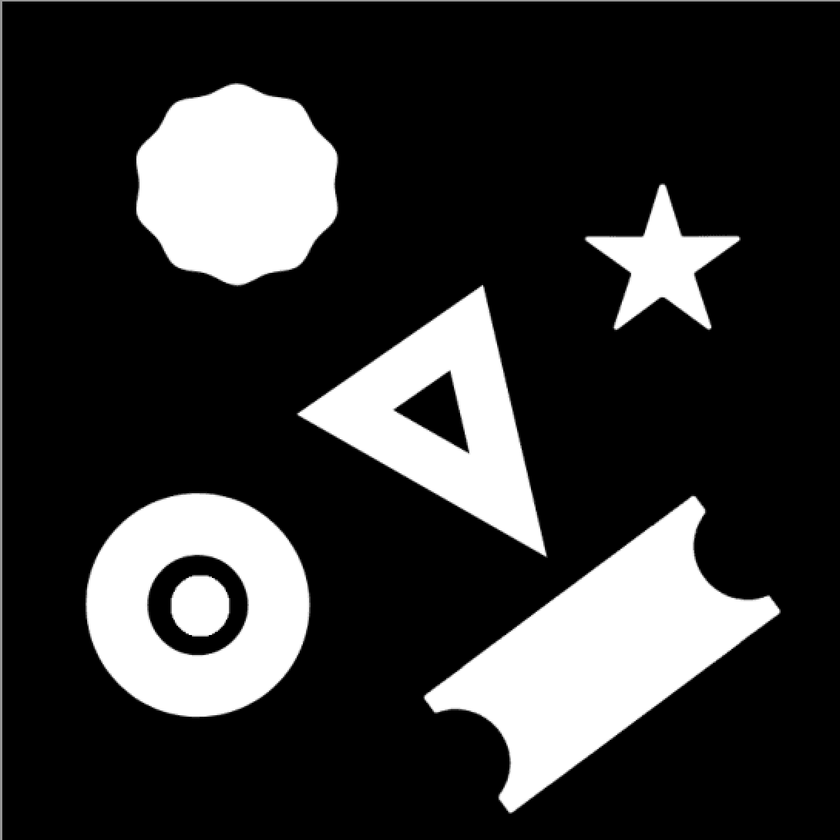
#> input picture Projects/12-OpenCV-Contour Detection/original.png, 840 x 840 px, shrunk from 1090 x 1090 before the run
$ jupyter execute Contour_Detection_OpenCV.ipynb
#> lines starting #> are read from the running program, lines starting #| are printed output that depends on the picture; after the words box and inside, x2 and y2 are one past the last pixel; in counts of white or black regions, pixels touching at a corner belong together
[cell 1]
import cv2
import pandas as pd
import numpy as np
import matplotlib.pyplot as plt
from google.colab import files

[cell 2]
uploaded = files.upload()
#> the answer given: original.png

[cell 3]
image_gray = cv2.imread('original.png',0) # 0 for getting the image in gray scale.
#> image_gray is the input picture: shape (840, 840); min 0, max 255, mean 52.5
#image_RGB_cv2 = cv2.cvtColor(image,Colo)
#image_p = plt.imread('original_img.png')

[cell 4]
plt.imshow(image_gray,cmap='gray')

# For finding the contours we use: conturs, hierarchy = cv2.findContours(image_gray,mode,method,contours,offset)

[cell 5]
contours,hierarchy = cv2.findContours(image_gray,cv2.RETR_EXTERNAL,cv2.CHAIN_APPROX_SIMPLE)
#> contours = 25 contours, 19 with area under 20; largest, box (x1, y1, x2, y2) and area: (422, 494, 783, 815) 44849, (85, 491, 311, 719) 40334, (134, 81, 339, 288) 31922, (296, 283, 549, 559) 30766, (583, 183, 741, 332) 9249, (0, 0, 840, 840) 2518

[cell 6]
image = cv2.imread('original.png') # we want to draw the contours in green, so we need to read the image in colors again

#draw the conturs
cv2.drawContours(image,contours,-1,(0,255,0),3)
#> image: shape (840, 840, 3); 4.58% of pixels changed, all inside (x1, y1, x2, y2) = (0, 0, 840, 840)

plt.imshow(image[:,:,::-1])

# The usual pipeline for any images would be this:
## 1) Grey scale image
##2) Edge detection using A) Binary image through Tresholding B) Edge detection canny()
##3) Detecting Contours
##4) drawing contours

#First Method: Thresholding

[cell 7]
# Load the image

image = cv2.imread('vllCR.png')
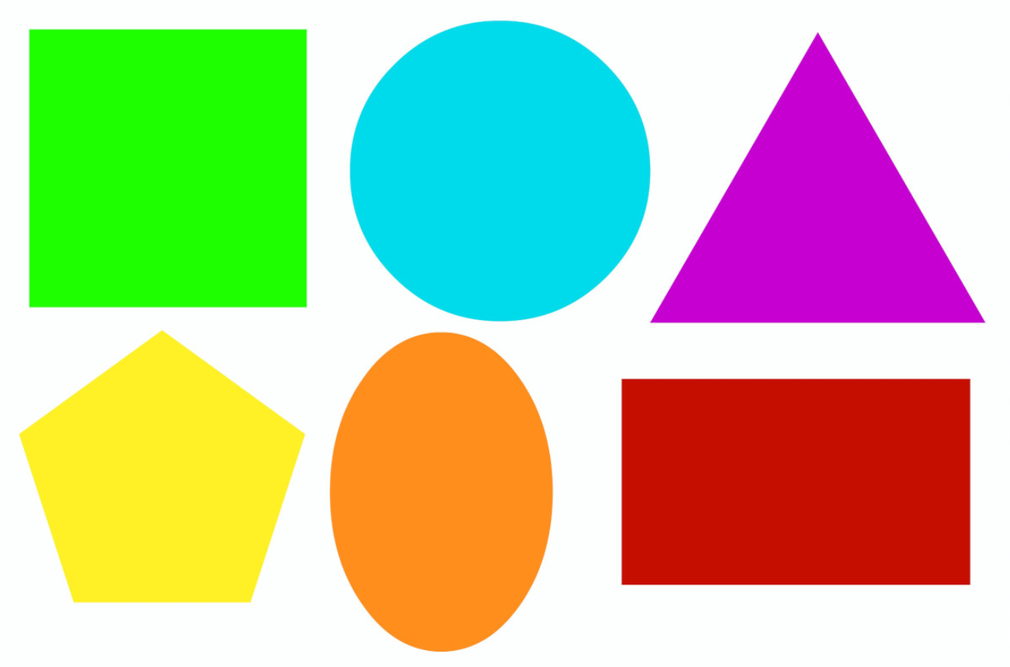
#> input picture Projects/12-OpenCV-Contour Detection/vllCR.png, 1010 x 667 px, shrunk from 1311 x 865 before the run
#> image is the input picture: shape (667, 1010, 3); mean B, G, R 156.5, 196.5, 191.1
gray = cv2.cvtColor(image, cv2.COLOR_BGR2GRAY)
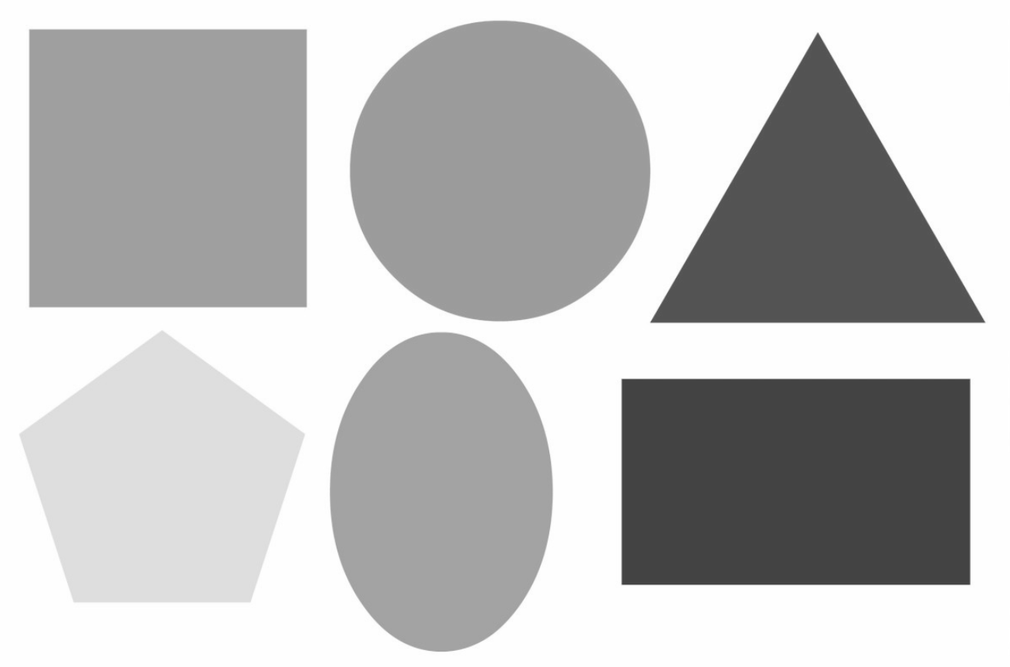
#> gray: shape (667, 1010); min 58, max 255, mean 190.2

# Apply a threshold to get a binary image
_, thresh = cv2.threshold(gray, 240, 255, cv2.THRESH_BINARY_INV) #This simultaneousely inverts the colors
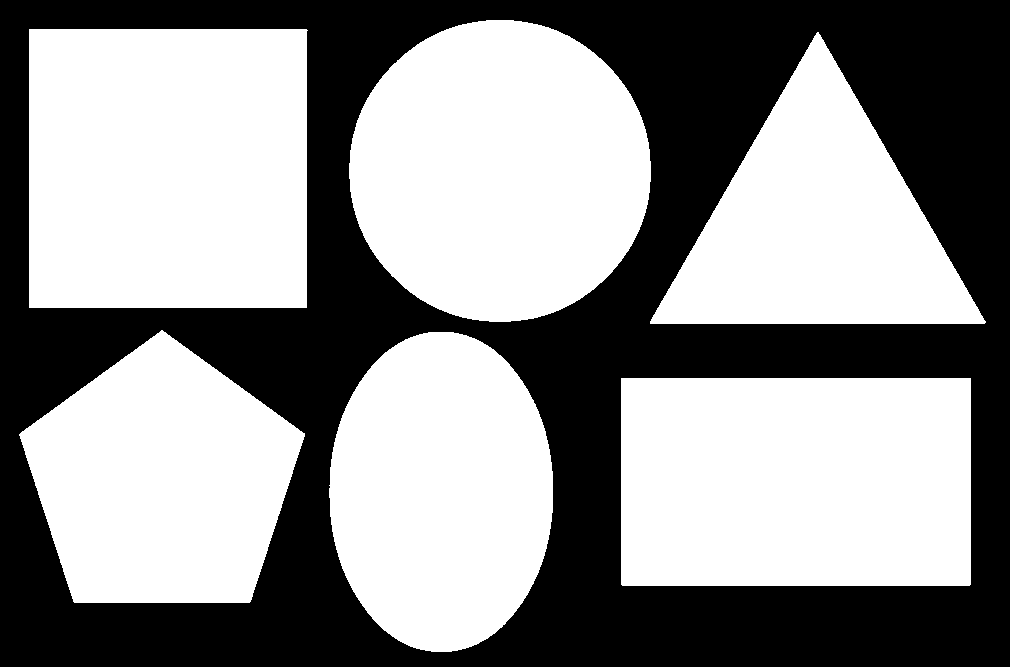
#> thresh: shape (667, 1010); 56.8% white; 1 black region

# Find contours
contours, _ = cv2.findContours(thresh, cv2.RETR_EXTERNAL, cv2.CHAIN_APPROX_SIMPLE)
#> contours = 6 contours; box (x1, y1, x2, y2) and area: (29, 29, 308, 308) 77007, (621, 378, 971, 586) 72242, (349, 20, 651, 322) 71284, (329, 332, 553, 652) 56182, (19, 330, 305, 603) 53642, (650, 32, 986, 324) 49176

# Draw contours on the original image
image_contours = image.copy()
cv2.drawContours(image_contours, contours, -1, (0, 0, 0), 3)
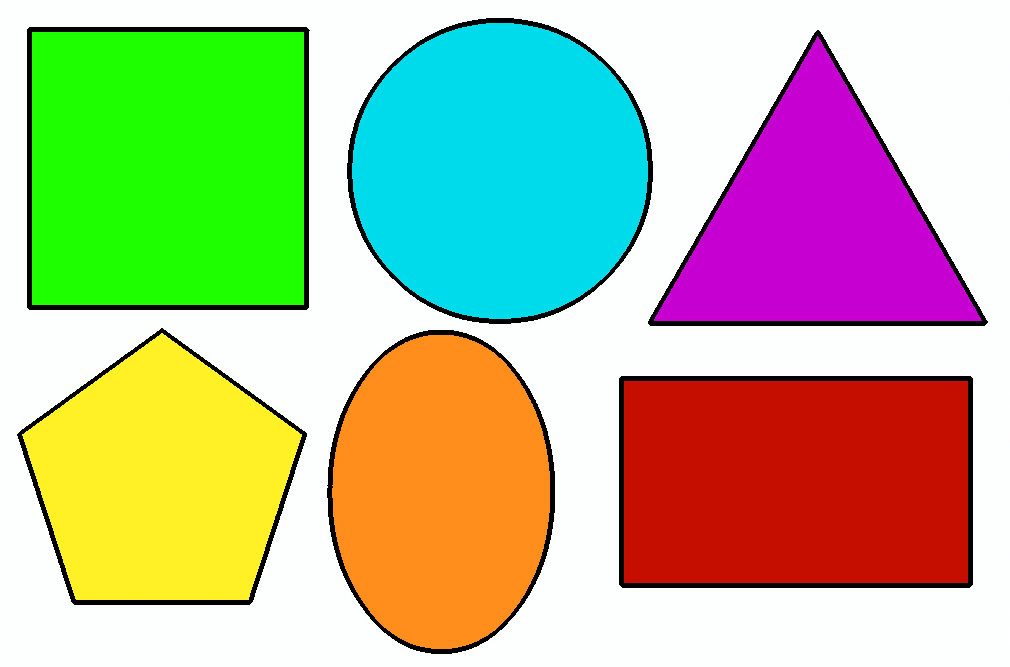
#> image_contours: shape (667, 1010, 3); 4.13% of pixels changed, all inside (x1, y1, x2, y2) = (17, 18, 988, 654)

# Display the original image and the image with contours
plt.figure(figsize=(10, 5))
plt.subplot(1, 2, 1)
plt.title("Original Image")
plt.imshow(cv2.cvtColor(image, cv2.COLOR_BGR2RGB))
plt.axis('off')

plt.subplot(1, 2, 2)
plt.title("Image with Contours")
plt.imshow(cv2.cvtColor(image_contours, cv2.COLOR_BGR2RGB))
plt.axis('off')

plt.show()
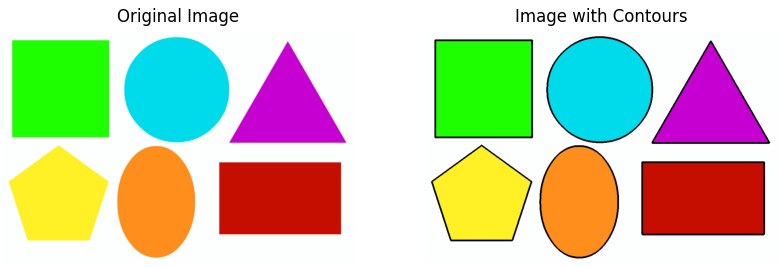
#> figure drawn by matplotlib, 2 panels

# Print the number of contours found
print(f"Number of contours found: {len(contours)}")
#| Number of contours found: 6

# The second way using edge detection instead of threshold

[cell 8]
# Load the image
image = cv2.imread('vllCR.png')
gray = cv2.cvtColor(image, cv2.COLOR_BGR2GRAY)

# Apply GaussianBlur to reduce noise and improve edge detection
blurred = cv2.GaussianBlur(gray, (5, 5), 0)

# Apply Canny edge detector
edges = cv2.Canny(blurred, 30, 100)
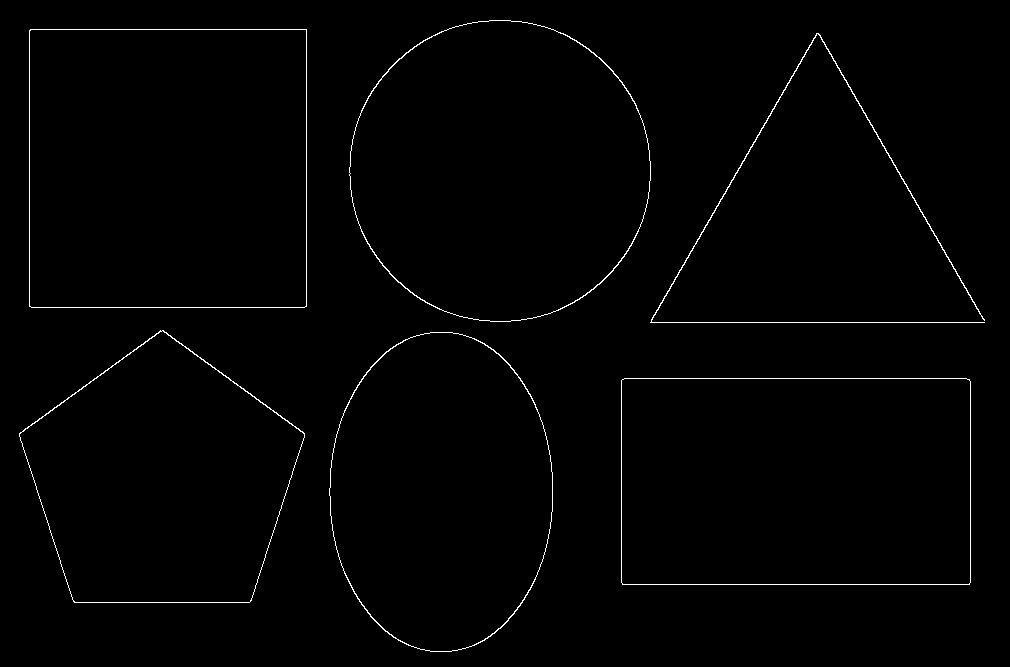
#> edges: shape (667, 1010); 0.97% white in thin lines or dots

# Find contours
contours, _ = cv2.findContours(edges, cv2.RETR_EXTERNAL, cv2.CHAIN_APPROX_SIMPLE)
#> contours = 6 contours; box (x1, y1, x2, y2) and area: (29, 29, 307, 308) 77002, (621, 378, 971, 585) 71883, (349, 20, 651, 322) 71267, (329, 332, 553, 652) 56199, (19, 330, 305, 603) 53942, (650, 33, 985, 323) 330
print(len(contours))
#| 6
# Draw contours on the original image
contour_image = image.copy()
cv2.drawContours(contour_image, contours, -1, (0, 255, 0), 2)
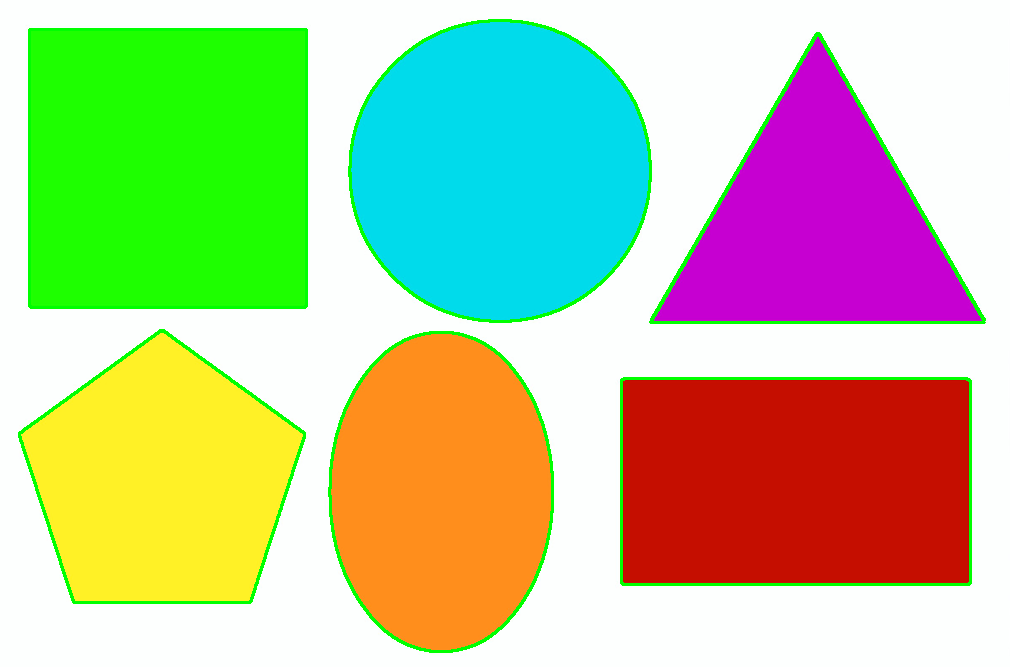
#> contour_image: shape (667, 1010, 3); 2.91% of pixels changed, all inside (x1, y1, x2, y2) = (18, 19, 986, 653)

# Display the result
plt.imshow(contour_image[:,:,::-1])
cv2.waitKey(0)
cv2.destroyAllWindows()
